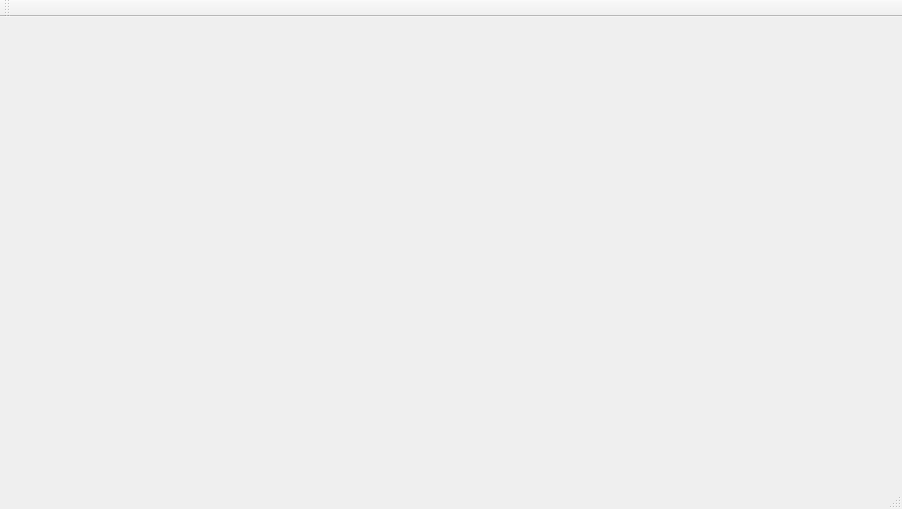
<?xml version="1.0" encoding="UTF-8"?>
<ui version="4.0">
 <class>MainWindow</class>
 <widget class="QMainWindow" name="MainWindow">
  <property name="geometry">
   <rect>
    <x>0</x>
    <y>0</y>
    <width>902</width>
    <height>509</height>
   </rect>
  </property>
  <property name="sizePolicy">
   <sizepolicy hsizetype="Preferred" vsizetype="Preferred">
    <horstretch>0</horstretch>
    <verstretch>0</verstretch>
   </sizepolicy>
  </property>
  <property name="windowTitle">
   <string>MainWindow</string>
  </property>
  <widget class="QWidget" name="centralwidget">
   <property name="sizePolicy">
    <sizepolicy hsizetype="Preferred" vsizetype="Preferred">
     <horstretch>0</horstretch>
     <verstretch>0</verstretch>
    </sizepolicy>
   </property>
   <layout class="QHBoxLayout" name="horizontalLayout">
    <item>
     <layout class="QVBoxLayout" name="layout_scene">
      <property name="sizeConstraint">
       <enum>QLayout::SetDefaultConstraint</enum>
      </property>
     </layout>
    </item>
   </layout>
  </widget>
  <widget class="QMenuBar" name="menubar">
   <property name="geometry">
    <rect>
     <x>0</x>
     <y>0</y>
     <width>902</width>
     <height>23</height>
    </rect>
   </property>
  </widget>
  <widget class="QStatusBar" name="statusbar"/>
  <widget class="QToolBar" name="toolBar">
   <property name="windowTitle">
    <string>toolBar</string>
   </property>
   <attribute name="toolBarArea">
    <enum>TopToolBarArea</enum>
   </attribute>
   <attribute name="toolBarBreak">
    <bool>false</bool>
   </attribute>
  </widget>
 </widget>
 <resources/>
 <connections/>
</ui>
